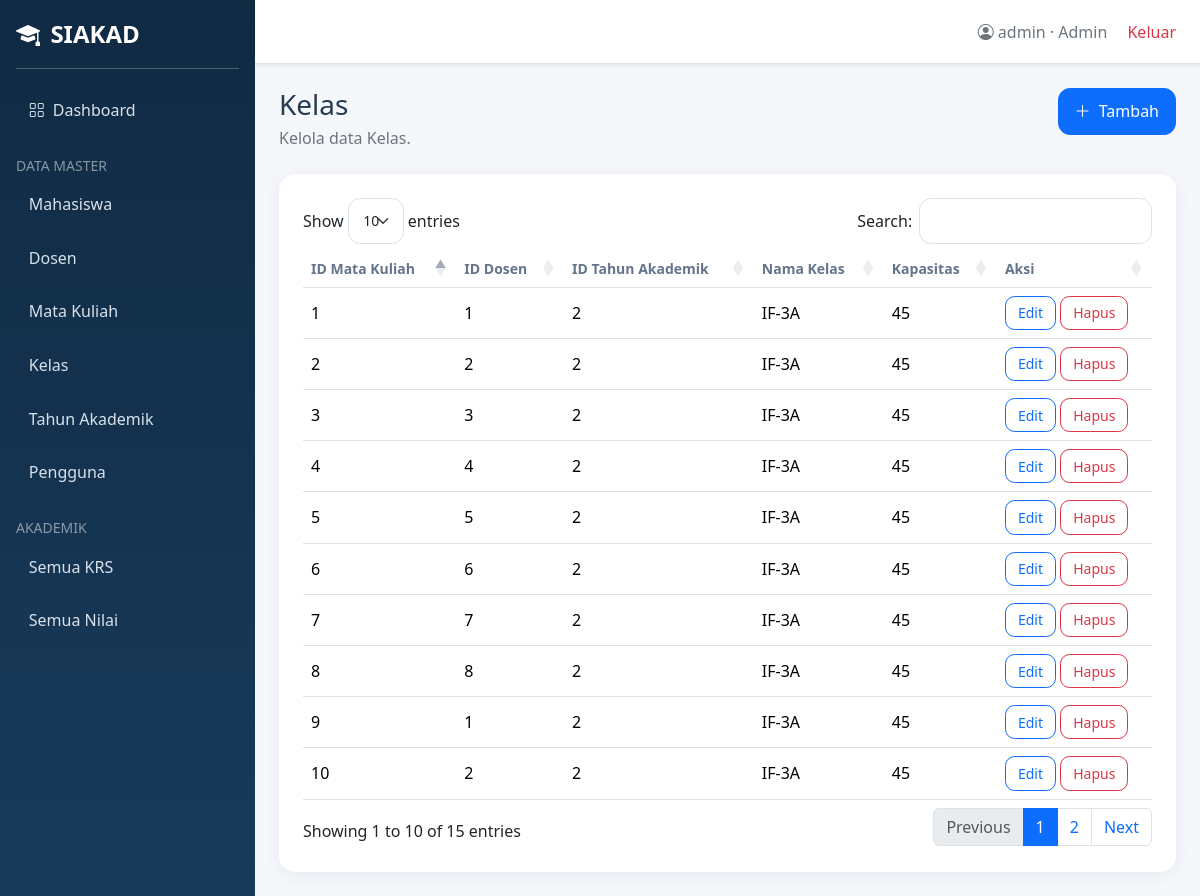
Page /admin/kelas.php (signed in) on the committed database.
### tables this page shows
CREATE TABLE kelas (id INT AUTO_INCREMENT PRIMARY KEY,id_mk INT NOT NULL,id_dosen INT NULL,id_tahun_akademik INT NOT NULL,nama_kelas VARCHAR(20) NOT NULL,kapasitas SMALLINT UNSIGNED DEFAULT 40,CONSTRAINT fk_kelas_mk FOREIGN KEY(id_mk) REFERENCES mata_kuliah(id) ON DELETE CASCADE,CONSTRAINT fk_kelas_dosen FOREIGN KEY(id_dosen) REFERENCES dosen(id) ON DELETE SET NULL,CONSTRAINT fk_kelas_ta FOREIGN KEY(id_tahun_akademik) REFERENCES tahun_akademik(id) ON DELETE RESTRICT);

### admin/kelas.php (called while the page is built)
<?php $_GET['type']='kelas'; require __DIR__.'/master.php';

### includes/functions.php (called while the page is built, shortened)
<?php
function e(?string $value): string { return htmlspecialchars((string)$value, ENT_QUOTES, 'UTF-8'); }
function csrf(): string { return $_SESSION['csrf'] ??= bin2hex(random_bytes(32)); }

### admin/master.php (the view, shortened to what this page needs)
<?php
require_once __DIR__ . '/../includes/functions.php';
$type = $_GET['type'] ?? 'mahasiswa';
$configs = [
	'mahasiswa' => ['title' => 'Mahasiswa', 'table' => 'mahasiswa', 'pk' => 'id', 'fields' => ['npm' => 'NPM', 'nama' => 'Nama', 'jk' => 'Jenis Kelamin (L/P)', 'alamat' => 'Alamat', 'prodi' => 'Program Studi', 'angkatan' => 'Angkatan'], 'list' => 'SELECT * FROM mahasiswa ORDER BY nama'],
	'dosen' => ['title' => 'Dosen', 'table' => 'dosen', 'pk' => 'id', 'fields' => ['nidn' => 'NIDN', 'nama' => 'Nama'], 'list' => 'SELECT * FROM dosen ORDER BY nama'],
	'mata_kuliah' => ['title' => 'Mata Kuliah', 'table' => 'mata_kuliah', 'pk' => 'id', 'fields' => ['kode' => 'Kode', 'nama' => 'Nama', 'sks' => 'SKS'], 'list' => 'SELECT * FROM mata_kuliah ORDER BY kode'],
	'tahun_akademik' => ['title' => 'Tahun Akademik', 'table' => 'tahun_akademik', 'pk' => 'id', 'fields' => ['tahun' => 'Tahun (mis. 2025/2026)', 'semester' => 'Semester (Ganjil/Genap)', 'status' => 'Status (Aktif/Nonaktif)'], 'list' => 'SELECT * FROM tahun_akademik ORDER BY tahun DESC'],
	'kelas' => ['title' => 'Kelas', 'table' => 'kelas', 'pk' => 'id', 'fields' => ['id_mk' => 'ID Mata Kuliah', 'id_dosen' => 'ID Dosen', 'id_tahun_akademik' => 'ID Tahun Akademik', 'nama_kelas' => 'Nama Kelas', 'kapasitas' => 'Kapasitas'], 'list' => 'SELECT k.*,m.kode,m.nama mk,d.nama dosen,t.tahun,t.semester FROM kelas k JOIN mata_kuliah m ON m.id=k.id_mk LEFT JOIN dosen d ON d.id=k.id_dosen JOIN tahun_akademik t ON t.id=k.id_tahun_akademik ORDER BY k.id DESC'],
	'users' => ['title' => 'Pengguna', 'table' => 'users', 'pk' => 'id', 'fields' => ['username' => 'Username', 'password' => 'Password (kosongkan saat edit)', 'role' => 'Peran (admin/dosen/mahasiswa)', 'person_id' => 'Pilih nama', 'is_active' => 'Aktif (1/0)'], 'list' => 'SELECT u.id,u.username,u.role,u.is_active,u.created_at,COALESCE(m.nama,d.nama,\'Admin\') nama_pengguna FROM users u LEFT JOIN mahasiswa m ON m.user_id=u.id LEFT JOIN dosen d ON d.user_id=u.id ORDER BY u.id DESC'],
];
$c = $configs[$type];
$pdo = db();
$rows = $pdo->query($c['list'])->fetchAll();
require_once __DIR__ . '/../includes/header.php';
?>
<div class="d-flex justify-content-between align-items-start flex-wrap gap-3 mb-4">
	<div>
		<h3 class="mb-1"><?= $c['title'] ?></h3>
		<p class="text-secondary mb-0">Kelola data <?= $c['title'] ?>.</p>
	</div>
	<a class="btn btn-primary" href="?type=<?= $type ?>&id=0"><i class="bi bi-plus-lg me-1"></i> Tambah</a>
</div>
<div class="card p-4">
	<div class="table-responsive">
		<table class="table table-hover align-middle datatable mb-0">
			<thead>
				<tr>
					<?php foreach ($c['fields'] as $field => $label): ?>
						<th><?= e(strtok($label, '(')) ?></th>
					<?php endforeach; ?>
					<th>Aksi</th>
				</tr>
			</thead>
			<tbody>
				<?php foreach ($rows as $row): ?>
				<tr>
					<?php foreach ($c['fields'] as $field => $label): ?>
						<td><?= e($field === 'password' ? '••••••' : ($row[$field] ?? ($field === 'id_mk' ? ($row['kode'] . ' — ' . $row['mk']) : ''))) ?></td>
					<?php endforeach; ?>
					<td class="text-nowrap">
						<a class="btn btn-sm btn-outline-primary" href="?type=<?= $type ?>&id=<?= $row['id'] ?>">Edit</a>
						<a onclick="return confirm('Hapus data ini?')" class="btn btn-sm btn-outline-danger" href="?type=<?= $type ?>&id=<?= $row['id'] ?>&delete=1&csrf=<?= csrf() ?>">Hapus</a>
					</td>
				</tr>
				<?php endforeach; ?>
			</tbody>
		</table>
	</div>
</div>
<?php require_once __DIR__ . '/../includes/footer.php'; ?>

### assets/css/app.css (style rules this page uses)
:root { --navy:#102a43; --blue:#2563eb; --bg:#f5f7fb; --text:#243b53; --muted:#64748b; }
* { box-sizing:border-box }
html,body { min-height:100% }
body { background:var(--bg); color:var(--text); overflow-x:hidden; }
a { text-decoration:none }
.card { border:0; border-radius:1rem; box-shadow:0 4px 18px #102a4310; }
.table td,.table th { vertical-align:middle; }
.table thead th { color:var(--muted); font-size:.875rem; font-weight:600; white-space:nowrap; }
.btn { border-radius:.75rem; padding:.65rem 1rem; }
.btn-sm { padding:.35rem .75rem; border-radius:.6rem; }

### rows in the picture
kelas: id_mk "10", id_dosen "2", id_tahun_akademik "2", nama_kelas "IF-3A", kapasitas "45"
kelas: id_mk "9", id_dosen "1", id_tahun_akademik "2", nama_kelas "IF-3A", kapasitas "45"
kelas: id_mk "8", id_dosen "8", id_tahun_akademik "2", nama_kelas "IF-3A", kapasitas "45"
kelas: id_mk "7", id_dosen "7", id_tahun_akademik "2", nama_kelas "IF-3A", kapasitas "45"
kelas: id_mk "6", id_dosen "6", id_tahun_akademik "2", nama_kelas "IF-3A", kapasitas "45"
kelas: id_mk "5", id_dosen "5", id_tahun_akademik "2", nama_kelas "IF-3A", kapasitas "45"
kelas: id_mk "4", id_dosen "4", id_tahun_akademik "2", nama_kelas "IF-3A", kapasitas "45"
kelas: id_mk "3", id_dosen "3", id_tahun_akademik "2", nama_kelas "IF-3A", kapasitas "45"
kelas: id_mk "2", id_dosen "2", id_tahun_akademik "2", nama_kelas "IF-3A", kapasitas "45"
kelas: id_mk "1", id_dosen "1", id_tahun_akademik "2", nama_kelas "IF-3A", kapasitas "45"

### other values in the picture
user()['username'] "admin"
user()['role'] "Admin"
$c['title'] "Kelas"
strtok($label, '(') "ID Mata Kuliah"
strtok($label, '(') "ID Dosen"
strtok($label, '(') "ID Tahun Akademik"
strtok($label, '(') "Nama Kelas"
strtok($label, '(') "Kapasitas"
